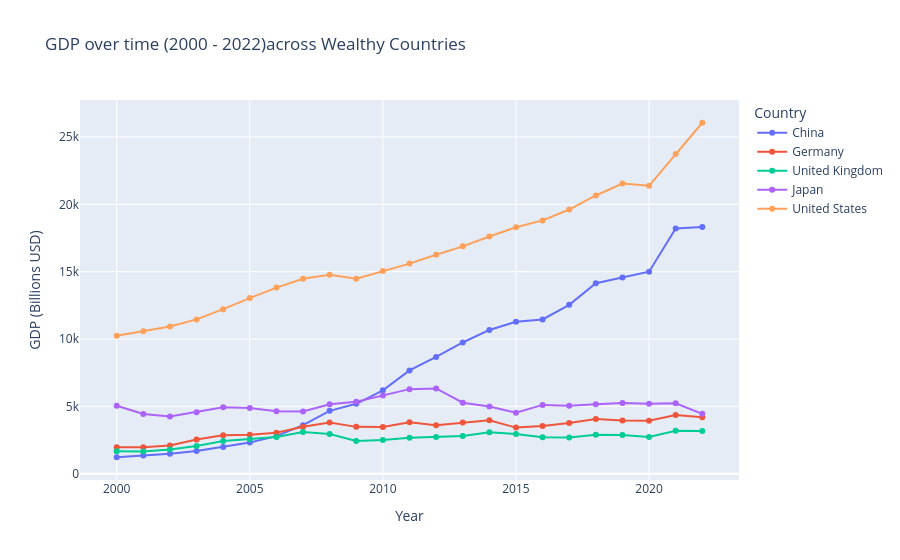

Write notebook code for a chart like this one.
### Code cell
fig = px.line(GDP_Ann_df_filtered, x="Year", y="GDP", color="Country Name", markers=True, 
title="GDP over time (2000 - 2022)across Wealthy Countries", 
labels={"GDP": "GDP (Billions USD)", "Year": "Year", "Country Name": "Country"})

fig.show()

### Figure 1 — Plotly figure (JSON) as saved in the notebook; plotly's stock layout.template omitted (floating-point values rounded to 4 significant figures)
{"data": [{"hovertemplate": "Country=China<br>Year=%{x}<br>GDP (Billions USD)=%{y}<extra></extra>", "legendgroup": "China", "line": {"color": "#636efa", "dash": "solid"}, "marker": {"symbol": "circle"}, "mode": "lines+markers", "name": "China", "orientation": "v", "showlegend": true, "type": "scatter", "x": [2000, 2001, 2002, 2003, 2004, 2005, 2006, 2007, 2008, 2009, 2010, 2011, 2012, 2013, 2014, 2015, 2016, 2017, 2018, 2019, 2020, 2021, 2022], "xaxis": "x", "y": [1224.0, 1355.0, 1490.0, 1684.0, 1984.0, 2318.0, 2791.0, 3604.0, 4667.0, 5190.0, 6193.0, 7672.0, 8674.0, 9743.0, 10680.0, 11280.0, 11460.0, 12540.0, 14150.0, 14560.0, 15000.0, 18200.0, 18320.0], "yaxis": "y"}, {"hovertemplate": "Country=Germany<br>Year=%{x}<br>GDP (Billions USD)=%{y}<extra></extra>", "legendgroup": "Germany", "line": {"color": "#EF553B", "dash": "solid"}, "marker": {"symbol": "circle"}, "mode": "lines+markers", "name": "Germany", "orientation": "v", "showlegend": true, "type": "scatter", "x": [2000, 2001, 2002, 2003, 2004, 2005, 2006, 2007, 2008, 2009, 2010, 2011, 2012, 2013, 2014, 2015, 2016, 2017, 2018, 2019, 2020, 2021, 2022], "xaxis": "x", "y": [1967.0, 1966.0, 2102.0, 2535.0, 2852.0, 2893.0, 3046.0, 3484.0, 3808.0, 3479.0, 3467.0, 3824.0, 3596.0, 3807.0, 3965.0, 3425.0, 3537.0, 3765.0, 4055.0, 3960.0, 3941.0, 4355.0, 4201.0], "yaxis": "y"}, {"hovertemplate": "Country=United Kingdom<br>Year=%{x}<br>GDP (Billions USD)=%{y}<extra></extra>", "legendgroup": "United Kingdom", "line": {"color": "#00cc96", "dash": "solid"}, "marker": {"symbol": "circle"}, "mode": "lines+markers", "name": "United Kingdom", "orientation": "v", "showlegend": true, "type": "scatter", "x": [2000, 2001, 2002, 2003, 2004, 2005, 2006, 2007, 2008, 2009, 2010, 2011, 2012, 2013, 2014, 2015, 2016, 2017, 2018, 2019, 2020, 2021, 2022], "xaxis": "x", "y": [1672.0, 1656.0, 1791.0, 2061.0, 2430.0, 2551.0, 2720.0, 3105.0, 2945.0, 2429.0, 2497.0, 2676.0, 2720.0, 2797.0, 3085.0, 2946.0, 2707.0, 2699.0, 2897.0, 2876.0, 2724.0, 3195.0, 3181.0], "yaxis": "y"}, {"hovertemplate": "Country=Japan<br>Year=%{x}<br>GDP (Billions USD)=%{y}<extra></extra>", "legendgroup": "Japan", "line": {"color": "#ab63fa", "dash": "solid"}, "marker": {"symbol": "circle"}, "mode": "lines+markers", "name": "Japan", "orientation": "v", "showlegend": true, "type": "scatter", "x": [2000, 2001, 2002, 2003, 2004, 2005, 2006, 2007, 2008, 2009, 2010, 2011, 2012, 2013, 2014, 2015, 2016, 2017, 2018, 2019, 2020, 2021, 2022], "xaxis": "x", "y": [5042.0, 4439.0, 4246.0, 4573.0, 4941.0, 4876.0, 4648.0, 4625.0, 5160.0, 5337.0, 5812.0, 6279.0, 6334.0, 5272.0, 4986.0, 4534.0, 5110.0, 5038.0, 5154.0, 5246.0, 5189.0, 5226.0, 4448.0], "yaxis": "y"}, {"hovertemplate": "Country=United States<br>Year=%{x}<br>GDP (Billions USD)=%{y}<extra></extra>", "legendgroup": "United States", "line": {"color": "#FFA15A", "dash": "solid"}, "marker": {"symbol": "circle"}, "mode": "lines+markers", "name": "United States", "orientation": "v", "showlegend": true, "type": "scatter", "x": [2000, 2001, 2002, 2003, 2004, 2005, 2006, 2007, 2008, 2009, 2010, 2011, 2012, 2013, 2014, 2015, 2016, 2017, 2018, 2019, 2020, 2021, 2022], "xaxis": "x", "y": [10250.0, 10580.0, 10930.0, 11460.0, 12220.0, 13040.0, 13820.0, 14470.0, 14770.0, 14480.0, 15050.0, 15600.0, 16250.0, 16880.0, 17610.0, 18300.0, 18800.0, 19610.0, 20660.0, 21540.0, 21380.0, 23730.0, 26060.0], "yaxis": "y"}], "layout": {"legend": {"title": {"text": "Country"}, "tracegroupgap": 0}, "title": {"text": "GDP over time (2000 - 2022)across Wealthy Countries"}, "xaxis": {"anchor": "y", "domain": [0, 1], "title": {"text": "Year"}}, "yaxis": {"anchor": "x", "domain": [0, 1], "title": {"text": "GDP (Billions USD)"}}}}
